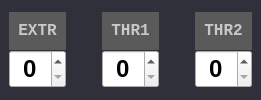
        <widget class="QGroupBox" name="groupBox_7">
         <property name="sizePolicy">
          <sizepolicy hsizetype="Expanding" vsizetype="Expanding">
           <horstretch>0</horstretch>
           <verstretch>0</verstretch>
          </sizepolicy>
         </property>
         <property name="minimumSize">
          <size>
           <width>0</width>
           <height>0</height>
          </size>
         </property>
         <property name="maximumSize">
          <size>
           <width>16777215</width>
           <height>120</height>
          </size>
         </property>
         <property name="styleSheet">
          <string notr="true">QGroupBox
{
  border:none;
  background-color: rgb(255, 255, 255)
}</string>
         </property>
         <property name="title">
          <string/>
         </property>
         <layout class="QHBoxLayout" name="horizontalLayout_11">
          <property name="spacing">
           <number>0</number>
          </property>
          <property name="leftMargin">
           <number>0</number>
          </property>
          <property name="topMargin">
           <number>0</number>
          </property>
          <property name="rightMargin">
           <number>0</number>
          </property>
          <property name="bottomMargin">
           <number>0</number>
          </property>
          <item>
           <widget class="QGroupBox" name="groupBox_6">
            <property name="sizePolicy">
             <sizepolicy hsizetype="Expanding" vsizetype="Expanding">
              <horstretch>0</horstretch>
              <verstretch>0</verstretch>
             </sizepolicy>
            </property>
            <property name="minimumSize">
             <size>
              <width>0</width>
              <height>0</height>
             </size>
            </property>
            <property name="maximumSize">
             <size>
              <width>16777215</width>
              <height>160000</height>
             </size>
            </property>
            <property name="font">
             <font>
              <family>黑体</family>
              <pointsize>18</pointsize>
              <weight>75</weight>
              <bold>true</bold>
             </font>
            </property>
            <property name="styleSheet">
             <string notr="true">QGroupBox
{
  border:none;
  background-color: rgb(48,48,58)
}</string>
            </property>
            <property name="title">
             <string/>
            </property>
            <layout class="QHBoxLayout" name="horizontalLayout_10">
             <property name="spacing">
              <number>36</number>
             </property>
             <property name="topMargin">
              <number>12</number>
             </property>
             <property name="bottomMargin">
              <number>12</number>
             </property>
             <item>
              <widget class="QGroupBox" name="groupBox_26">
               <property name="sizePolicy">
                <sizepolicy hsizetype="Expanding" vsizetype="Expanding">
                 <horstretch>0</horstretch>
                 <verstretch>0</verstretch>
                </sizepolicy>
               </property>
               <property name="styleSheet">
                <string notr="true">QGroupBox
{
border:none;
}</string>
               </property>
               <property name="title">
                <string/>
               </property>
               <layout class="QVBoxLayout" name="verticalLayout_10">
                <property name="spacing">
                 <number>0</number>
                </property>
                <property name="leftMargin">
                 <number>0</number>
                </property>
                <property name="topMargin">
                 <number>0</number>
                </property>
                <property name="rightMargin">
                 <number>0</number>
                </property>
                <property name="bottomMargin">
                 <number>0</number>
                </property>
                <item>
                 <widget class="QLabel" name="extract_lb">
                  <property name="sizePolicy">
                   <sizepolicy hsizetype="Expanding" vsizetype="Expanding">
                    <horstretch>0</horstretch>
                    <verstretch>0</verstretch>
                   </sizepolicy>
                  </property>
                  <property name="maximumSize">
                   <size>
                    <width>16777215</width>
                    <height>40</height>
                   </size>
                  </property>
                  <property name="font">
                   <font>
                    <family>Consolas</family>
                    <pointsize>12</pointsize>
                    <weight>75</weight>
                    <bold>true</bold>
                   </font>
                  </property>
                  <property name="layoutDirection">
                   <enum>Qt::LeftToRight</enum>
                  </property>
                  <property name="styleSheet">
                   <string notr="true">QLabel
{
  background-color:rgb(90,90,90)
}</string>
                  </property>
                  <property name="frameShape">
                   <enum>QFrame::NoFrame</enum>
                  </property>
                  <property name="frameShadow">
                   <enum>QFrame::Plain</enum>
                  </property>
                  <property name="lineWidth">
                   <number>0</number>
                  </property>
                  <property name="text">
                   <string>&lt;html&gt;&lt;head/&gt;&lt;body&gt;&lt;p&gt;&lt;span style=&quot; color:#c8c8c8;&quot;&gt;EXTR&lt;/span&gt;&lt;/p&gt;&lt;/body&gt;&lt;/html&gt;</string>
                  </property>
                  <property name="alignment">
                   <set>Qt::AlignCenter</set>
                  </property>
                 </widget>
                </item>
                <item>
                 <widget class="QSpinBox" name="marchingCubes_sb">
                  <property name="sizePolicy">
                   <sizepolicy hsizetype="Expanding" vsizetype="Expanding">
                    <horstretch>0</horstretch>
                    <verstretch>0</verstretch>
                   </sizepolicy>
                  </property>
                  <property name="minimumSize">
                   <size>
                    <width>0</width>
                    <height>0</height>
                   </size>
                  </property>
                  <property name="maximumSize">
                   <size>
                    <width>16000</width>
                    <height>16777215</height>
                   </size>
                  </property>
                  <property name="font">
                   <font>
                    <family>Arial</family>
                    <pointsize>18</pointsize>
                    <weight>75</weight>
                    <bold>true</bold>
                   </font>
                  </property>
                  <property name="alignment">
                   <set>Qt::AlignCenter</set>
                  </property>
                 </widget>
                </item>
               </layout>
              </widget>
             </item>
             <item>
              <widget class="QGroupBox" name="groupBox_27">
               <property name="sizePolicy">
                <sizepolicy hsizetype="Expanding" vsizetype="Expanding">
                 <horstretch>0</horstretch>
                 <verstretch>0</verstretch>
                </sizepolicy>
               </property>
               <property name="styleSheet">
                <string notr="true">QGroupBox
{
border:none;
}</string>
               </property>
               <property name="title">
                <string/>
               </property>
               <layout class="QVBoxLayout" name="verticalLayout_9">
                <property name="spacing">
                 <number>0</number>
                </property>
                <property name="leftMargin">
                 <number>0</number>
                </property>
                <property name="topMargin">
                 <number>0</number>
                </property>
                <property name="rightMargin">
                 <number>0</number>
                </property>
                <property name="bottomMargin">
                 <number>0</number>
                </property>
                <item>
                 <widget class="QLabel" name="threshold1_lb">
                  <property name="sizePolicy">
                   <sizepolicy hsizetype="Expanding" vsizetype="Expanding">
                    <horstretch>0</horstretch>
                    <verstretch>0</verstretch>
                   </sizepolicy>
                  </property>
                  <property name="maximumSize">
                   <size>
                    <width>16777215</width>
                    <height>40</height>
                   </size>
                  </property>
                  <property name="font">
                   <font>
                    <family>Consolas</family>
                    <pointsize>12</pointsize>
                    <weight>75</weight>
                    <bold>true</bold>
                    <underline>false</underline>
                    <strikeout>false</strikeout>
                   </font>
                  </property>
                  <property name="tabletTracking">
                   <bool>false</bool>
                  </property>
                  <property name="styleSheet">
                   <string notr="true">QLabel
{
  background-color:rgb(90,90,90)
}</string>
                  </property>
                  <property name="frameShape">
                   <enum>QFrame::NoFrame</enum>
                  </property>
                  <property name="frameShadow">
                   <enum>QFrame::Plain</enum>
                  </property>
                  <property name="lineWidth">
                   <number>0</number>
                  </property>
                  <property name="midLineWidth">
                   <number>0</number>
                  </property>
                  <property name="text">
                   <string>&lt;html&gt;&lt;head/&gt;&lt;body&gt;&lt;p&gt;&lt;span style=&quot; color:#c8c8c8;&quot;&gt;THR1&lt;/span&gt;&lt;/p&gt;&lt;/body&gt;&lt;/html&gt;</string>
                  </property>
                  <property name="alignment">
                   <set>Qt::AlignCenter</set>
                  </property>
                 </widget>
                </item>
                <item>
                 <widget class="QSpinBox" name="threshold1_sb">
                  <property name="sizePolicy">
                   <sizepolicy hsizetype="Expanding" vsizetype="Expanding">
                    <horstretch>0</horstretch>
                    <verstretch>0</verstretch>
                   </sizepolicy>
                  </property>
                  <property name="minimumSize">
                   <size>
                    <width>0</width>
                    <height>0</height>
                   </size>
                  </property>
                  <property name="maximumSize">
                   <size>
                    <width>16000</width>
                    <height>16777215</height>
                   </size>
                  </property>
                  <property name="font">
                   <font>
                    <family>Arial</family>
                    <pointsize>18</pointsize>
                    <weight>75</weight>
                    <bold>true</bold>
                   </font>
                  </property>
                  <property name="alignment">
                   <set>Qt::AlignCenter</set>
                  </property>
                 </widget>
                </item>
               </layout>
              </widget>
             </item>
             <item>
              <widget class="QGroupBox" name="groupBox_30">
               <property name="sizePolicy">
                <sizepolicy hsizetype="Expanding" vsizetype="Expanding">
                 <horstretch>0</horstretch>
                 <verstretch>0</verstretch>
                </sizepolicy>
               </property>
               <property name="styleSheet">
                <string notr="true">QGroupBox
{
border:none;
}</string>
               </property>
               <property name="title">
                <string/>
               </property>
               <layout class="QVBoxLayout" name="verticalLayout_8">
                <property name="spacing">
                 <number>0</number>
                </property>
                <property name="leftMargin">
                 <number>0</number>
                </property>
                <property name="topMargin">
                 <number>0</number>
                </property>
                <property name="rightMargin">
                 <number>0</number>
                </property>
                <property name="bottomMargin">
                 <number>0</number>
                </property>
                <item>
                 <widget class="QLabel" name="threshold2_lb_">
                  <property name="sizePolicy">
                   <sizepolicy hsizetype="Expanding" vsizetype="Expanding">
                    <horstretch>0</horstretch>
                    <verstretch>0</verstretch>
                   </sizepolicy>
                  </property>
                  <property name="maximumSize">
                   <size>
                    <width>16777215</width>
                    <height>40</height>
                   </size>
                  </property>
                  <property name="font">
                   <font>
                    <family>Consolas</family>
                    <pointsize>12</pointsize>
                    <weight>75</weight>
                    <bold>true</bold>
                    <underline>false</underline>
                    <strikeout>false</strikeout>
                   </font>
                  </property>
                  <property name="tabletTracking">
                   <bool>false</bool>
                  </property>
                  <property name="autoFillBackground">
                   <bool>false</bool>
                  </property>
                  <property name="styleSheet">
                   <string notr="true">QLabel
{
  background-color:rgb(90,90,90)
}</string>
                  </property>
                  <property name="frameShape">
                   <enum>QFrame::NoFrame</enum>
                  </property>
                  <property name="frameShadow">
                   <enum>QFrame::Plain</enum>
                  </property>
                  <property name="lineWidth">
                   <number>0</number>
                  </property>
                  <property name="midLineWidth">
                   <number>0</number>
                  </property>
                  <property name="text">
                   <string>&lt;html&gt;&lt;head/&gt;&lt;body&gt;&lt;p&gt;&lt;span style=&quot; color:#c8c8c8;&quot;&gt;THR2&lt;/span&gt;&lt;/p&gt;&lt;/body&gt;&lt;/html&gt;</string>
                  </property>
                  <property name="alignment">
                   <set>Qt::AlignCenter</set>
                  </property>
                 </widget>
                </item>
                <item>
                 <widget class="QSpinBox" name="threshold2_sb">
                  <property name="sizePolicy">
                   <sizepolicy hsizetype="Expanding" vsizetype="Expanding">
                    <horstretch>0</horstretch>
                    <verstretch>0</verstretch>
                   </sizepolicy>
                  </property>
                  <property name="minimumSize">
                   <size>
                    <width>0</width>
                    <height>0</height>
                   </size>
                  </property>
                  <property name="maximumSize">
                   <size>
                    <width>16000</width>
                    <height>16777215</height>
                   </size>
                  </property>
                  <property name="font">
                   <font>
                    <family>Arial</family>
                    <pointsize>18</pointsize>
                    <weight>75</weight>
                    <bold>true</bold>
                   </font>
                  </property>
                  <property name="alignment">
                   <set>Qt::AlignCenter</set>
                  </property>
                 </widget>
                </item>
               </layout>
              </widget>
             </item>
            </layout>
           </widget>
          </item>
         </layout>
        </widget>
